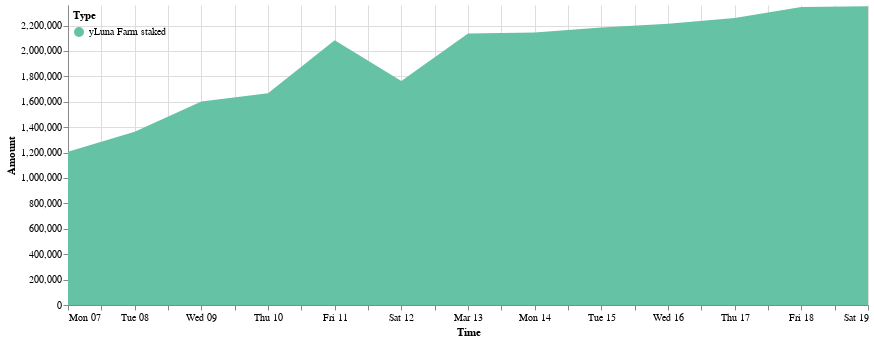

Notebook code for this chart:
### Code cell
cp.get_yluna_time_area_chart(ydp.daily_delta_stk_farm, 
               alt.Scale(scheme='set2'),
               min_date = ydp.daily_delta_stk_farm.Time.min(),
               max_date = ydp.daily_delta_stk_farm.Time.max(),
               top_padding = 10000
        ).properties(width=800).configure_view(strokeOpacity=0)

### Figure 1 — Vega-Lite specification as saved in the notebook (floating-point values rounded to 4 significant figures)
{"config": {"view": {"continuousWidth": 400, "continuousHeight": 300, "strokeOpacity": 0}}, "data": {"name": "data-982bb1748f4648dd62edfb3f89defd01"}, "mark": "area", "encoding": {"color": {"field": "Type", "legend": {"direction": "vertical", "legendY": 0, "orient": "none", "padding": 5}, "scale": {"scheme": "set2"}, "type": "nominal"}, "tooltip": [{"field": "Time", "format": "%Y-%m-%d", "type": "temporal"}, {"field": "Type", "type": "nominal"}, {"field": "Amount (millions)", "type": "nominal"}], "x": {"field": "Time", "scale": {"domain": ["2022-03-07", "2022-03-19"]}, "type": "temporal"}, "y": {"field": "Amount", "scale": {"domain": [0, 2362000.0]}, "type": "quantitative"}}, "width": 800, "$schema": "https://vega.github.io/schema/vega-lite/v4.17.0.json", "datasets": {"data-982bb1748f4648dd62edfb3f89defd01": [{"Time": "2022-03-07", "Amount signed": 1207000.0, "Amount": 1207000.0, "Type": "yLuna Farm staked", "Amount (millions)": "1.21M"}, {"Time": "2022-03-08", "Amount signed": 156200.0, "Amount": 1363000.0, "Type": "yLuna Farm staked", "Amount (millions)": "1.36M"}, {"Time": "2022-03-09", "Amount signed": 238400.0, "Amount": 1602000.0, "Type": "yLuna Farm staked", "Amount (millions)": "1.6M"}, {"Time": "2022-03-10", "Amount signed": 65680.0, "Amount": 1667000.0, "Type": "yLuna Farm staked", "Amount (millions)": "1.67M"}, {"Time": "2022-03-11", "Amount signed": 417700.0, "Amount": 2085000.0, "Type": "yLuna Farm staked", "Amount (millions)": "2.08M"}, {"Time": "2022-03-12", "Amount signed": -320500.0, "Amount": 1765000.0, "Type": "yLuna Farm staked", "Amount (millions)": "1.76M"}, {"Time": "2022-03-13", "Amount signed": 373900.0, "Amount": 2138000.0, "Type": "yLuna Farm staked", "Amount (millions)": "2.14M"}, {"Time": "2022-03-14", "Amount signed": 7364.0, "Amount": 2146000.0, "Type": "yLuna Farm staked", "Amount (millions)": "2.15M"}, {"Time": "2022-03-15", "Amount signed": 38990.0, "Amount": 2185000.0, "Type": "yLuna Farm staked", "Amount (millions)": "2.18M"}, {"Time": "2022-03-16", "Amount signed": 30030.0, "Amount": 2215000.0, "Type": "yLuna Farm staked", "Amount (millions)": "2.21M"}, {"Time": "2022-03-17", "Amount signed": 44810.0, "Amount": 2260000.0, "Type": "yLuna Farm staked", "Amount (millions)": "2.26M"}, {"Time": "2022-03-18", "Amount signed": 85930.0, "Amount": 2345000.0, "Type": "yLuna Farm staked", "Amount (millions)": "2.35M"}, {"Time": "2022-03-19", "Amount signed": 6424.0, "Amount": 2352000.0, "Type": "yLuna Farm staked", "Amount (millions)": "2.35M"}]}}
